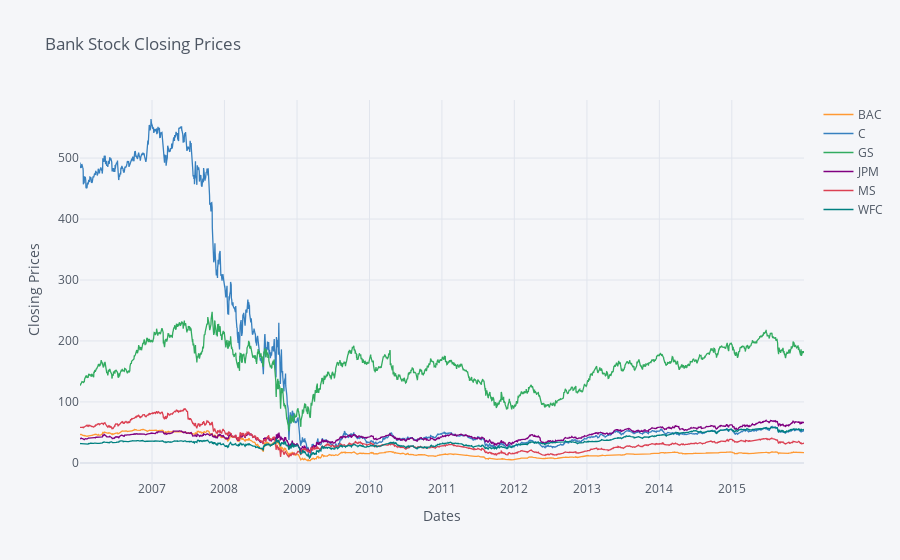

Notebook code for this chart:
### Markdown cell above
## Close price of all Bank Stock, from 2006-2016:

### Code cell
#interactive plot

plt.figure(figsize = (12,4))

bank_stocks.xs(key = 'Close', axis = 1, level = 'StockInfo').iplot(title='Bank Stock Closing Prices', 
                                                                   xTitle='Dates', 
                                                                   yTitle='Closing Prices')

plt.show()

### Figure 1 — Plotly figure (JSON) as saved in the notebook; plotly's stock layout.template omitted (floating-point values rounded to 4 significant figures; data arrays with more than 128 entries replaced by an {"elided": "..."} marker saying what was removed)
{"data": [{"line": {"color": "rgba(255, 153, 51, 1.0)", "dash": "solid", "shape": "linear", "width": 1.3}, "mode": "lines", "name": "BAC", "text": "", "type": "scatter", "x": {"elided": "2517 str values"}, "y": {"elided": "2517 float values"}}, {"line": {"color": "rgba(55, 128, 191, 1.0)", "dash": "solid", "shape": "linear", "width": 1.3}, "mode": "lines", "name": "C", "text": "", "type": "scatter", "x": {"elided": "2517 str values"}, "y": {"elided": "2517 float values"}}, {"line": {"color": "rgba(50, 171, 96, 1.0)", "dash": "solid", "shape": "linear", "width": 1.3}, "mode": "lines", "name": "GS", "text": "", "type": "scatter", "x": {"elided": "2517 str values"}, "y": {"elided": "2517 float values"}}, {"line": {"color": "rgba(128, 0, 128, 1.0)", "dash": "solid", "shape": "linear", "width": 1.3}, "mode": "lines", "name": "JPM", "text": "", "type": "scatter", "x": {"elided": "2517 str values"}, "y": {"elided": "2517 float values"}}, {"line": {"color": "rgba(219, 64, 82, 1.0)", "dash": "solid", "shape": "linear", "width": 1.3}, "mode": "lines", "name": "MS", "text": "", "type": "scatter", "x": {"elided": "2517 str values"}, "y": {"elided": "2517 float values"}}, {"line": {"color": "rgba(0, 128, 128, 1.0)", "dash": "solid", "shape": "linear", "width": 1.3}, "mode": "lines", "name": "WFC", "text": "", "type": "scatter", "x": {"elided": "2517 str values"}, "y": {"elided": "2517 float values"}}], "layout": {"legend": {"bgcolor": "#F5F6F9", "font": {"color": "#4D5663"}}, "paper_bgcolor": "#F5F6F9", "plot_bgcolor": "#F5F6F9", "title": {"font": {"color": "#4D5663"}, "text": "Bank Stock Closing Prices"}, "xaxis": {"gridcolor": "#E1E5ED", "showgrid": true, "tickfont": {"color": "#4D5663"}, "title": {"font": {"color": "#4D5663"}, "text": "Dates"}, "zerolinecolor": "#E1E5ED"}, "yaxis": {"gridcolor": "#E1E5ED", "showgrid": true, "tickfont": {"color": "#4D5663"}, "title": {"font": {"color": "#4D5663"}, "text": "Closing Prices"}, "zerolinecolor": "#E1E5ED"}}}
